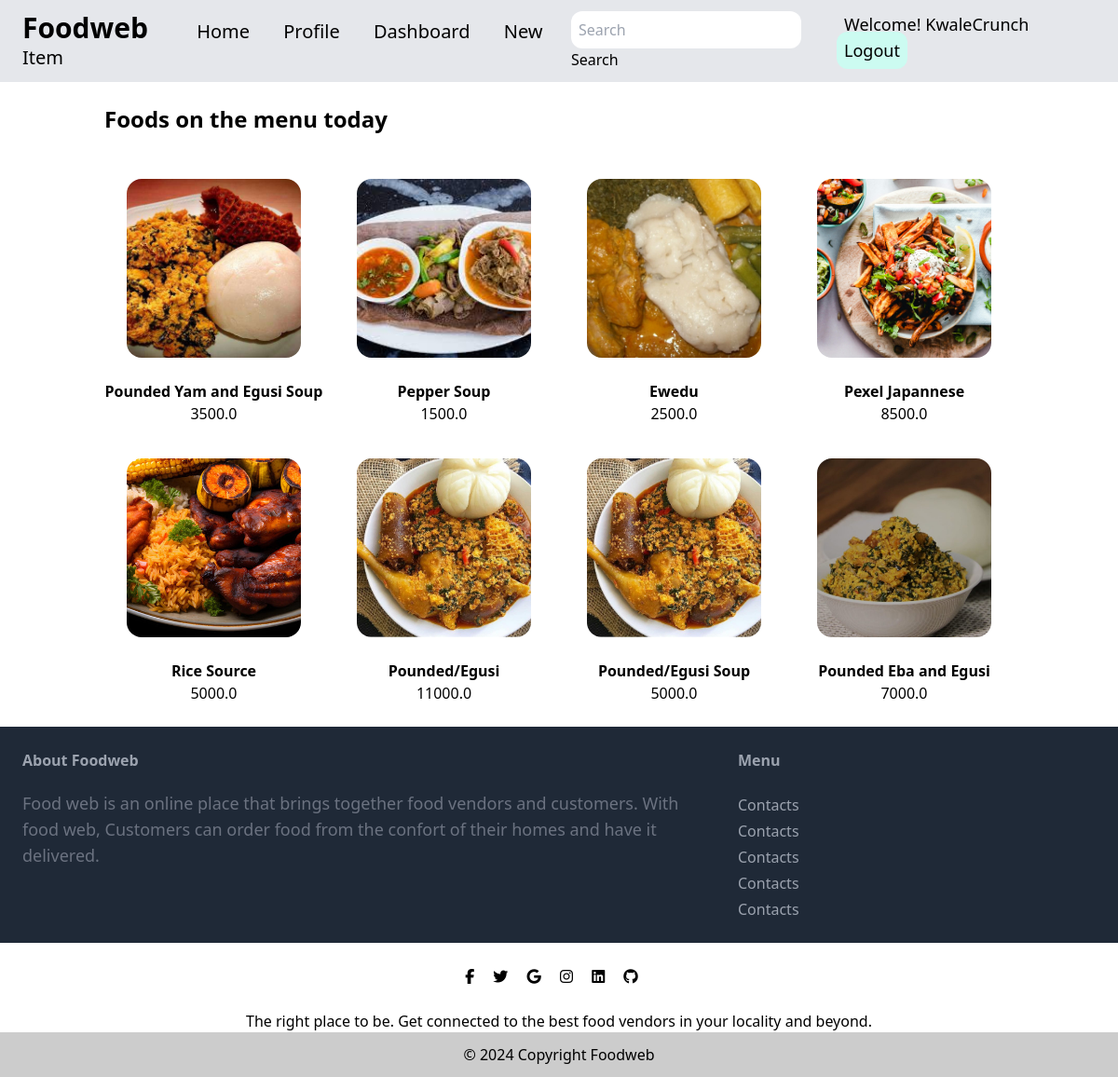
The page / (signed in) on the database its author committed.
### foods/models.py (models this page shows, shortened)
class Food(models.Model):
    category = models.ForeignKey(Category, related_name="foods", on_delete=models.CASCADE )
    name = models.CharField(max_length=50)
    description = models.TextField(blank=True, null=True)
    price = models.FloatField()
    image = models.ImageField(upload_to="food_images", blank=True, null=True)
    is_sold = models.BooleanField(default=False)
    created_by = models.ForeignKey(User, related_name="foods", on_delete=models.CASCADE)
    created_at = models.DateTimeField(auto_now_add=True)

### foods/views.py (the view)
# urls.py: path("", views.index, name='index'),
def index (request):
    foods = Food.objects.all()
    return render(request, 'home.html', {'foods': foods,})

### foods/templates/home.html
{% extends 'base.html' %}
{% block content %}
   <div class="container mx-auto p-6">
      <h2 class="text-2xl font-bold pb-6">Foods on the menu today</h2>
      <div class="grid grid-cols-4  gap-3  items-center">
         {% for food in foods %}
            {% include 'foodcard.html' %}
         {% endfor %}
     </div>
   </div>
{% endblock %}

### foods/templates/navbar.html
<nav class="px-6 py-3 flex justify-between bg-gray-200">
      <div class="" >
        <a class="text-3xl font-bold pr-8" href="#">Foodweb</a>
        <a class="text-xl font-medium px-4" aria-current="page" href="{% url 'food:index' %}">Home</a>
        <a class="text-xl font-medium px-4" href="#">Profile</a>
        <a class="text-xl font-medium px-4" href="#">Dashboard</a>
        <a class="text-xl font-medium px-4" href="{% url 'food:new_food' %}">New Item</a>
      </div>
      <form class="" role="search">
        <input class="rounded-xl p-2" type="search" placeholder="Search" aria-label="Search">
        <button class="" type="submit">Search</button>
      </form>
      <div class=" ">
        {% if user.is_authenticated %}
          <a class="p-2 text-lg font-medium  rounded-xl"> Welcome! {{ user.username }}</a>
          <a class="p-2 text-lg font-medium bg-teal-100 rounded-xl " href="{% url 'user:logout' %}">Logout</a>
        {% else %}
          <a class="p-2 text-lg font-medium bg-indigo-200 rounded-xl" href="{% url 'user:signup'%}">Sign Up</a>
          <a class="p-2 text-lg font-medium bg-indigo-200 rounded-xl" href="{% url 'user:login' %}">Login</a>
        {% endif %}
      </div>
    </nav>

### foods/templates/foodcard.html
<a href="{% url 'food:details' food.id %}" class="">
  <div class=" col-span-1 grid justify-items-center  ">
    {% if food.image.url %}
      <div class="m-6  justify-self-center ">
        <img src="{{ food.image.url }}" class="h-48 rounded-2xl w-full max-w-fit object-cover" alt="...">
      </div>
    {% endif %}
      <div class="">
        <h5 class="font-semibold text-center">{{ food.name }}</h5>
        <h4 class="font-medium text-center">{{ food.price }}</h6>
      </div>
  </div>
</a>

### static/src/styles.css (style rules this page uses)
html, :host { line-height: 1.5; -webkit-text-size-adjust: 100%; -moz-tab-size: 4; -o-tab-size: 4; tab-size: 4; font-family: ui-sans-serif, system-ui, sans-serif, "Apple Color Emoji", "Segoe UI Emoji", "Segoe UI Symbol", "Noto Color Emoji"; font-feature-settings: normal; font-variation-settings: normal; -webkit-tap-highlight-color: transparent; }
body { margin: 0; line-height: inherit; }
h1, h2, h3, h4, h5, h6 { font-size: inherit; font-weight: inherit; }
a { color: inherit; text-decoration: inherit; }
button, input, optgroup, select, textarea { font-family: inherit; font-feature-settings: inherit; font-variation-settings: inherit; font-size: 100%; font-weight: inherit; line-height: inherit; letter-spacing: inherit; color: inherit; margin: 0; padding: 0; }
button, select { text-transform: none; }
button, input:where([type='button']), input:where([type='reset']), input:where([type='submit']) { -webkit-appearance: button; background-color: transparent; background-image: none; }
[type='search'] { -webkit-appearance: textfield; outline-offset: -2px; }
blockquote, dl, dd, h1, h2, h3, h4, h5, h6, hr, figure, p, pre { margin: 0; }
input::placeholder, textarea::placeholder { opacity: 1; color: #9ca3af; }
button, [role="button"] { cursor: pointer; }
img, svg, video, canvas, audio, iframe, embed, object { display: block; vertical-align: middle; }
img, video { max-width: 100%; height: auto; }
.container { width: 100%; }
@media (min-width: 640px) { .container { max-width: 640px; } }
@media (min-width: 768px) { .container { max-width: 768px; } }
@media (min-width: 1024px) { .container { max-width: 1024px; } }
.col-span-1 { grid-column: span 1 / span 1; }
.m-6 { margin: 1.5rem; }
.mx-auto { margin-left: auto; margin-right: auto; }
.flex { display: flex; }
.grid { display: grid; }
.h-48 { height: 12rem; }
.w-full { width: 100%; }
.max-w-fit { max-width: -moz-fit-content; max-width: fit-content; }
.grid-cols-4 { grid-template-columns: repeat(4, minmax(0, 1fr)); }
.items-center { align-items: center; }
.justify-between { justify-content: space-between; }
.justify-items-center { justify-items: center; }
.gap-3 { gap: 0.75rem; }
.justify-self-center { justify-self: center; }
.rounded-2xl { border-radius: 1rem; }
.rounded-xl { border-radius: 0.75rem; }
.bg-gray-200 { --tw-bg-opacity: 1; background-color: rgb(229 231 235 / var(--tw-bg-opacity)); }
.bg-teal-100 { --tw-bg-opacity: 1; background-color: rgb(204 251 241 / var(--tw-bg-opacity)); }
.object-cover { -o-object-fit: cover; object-fit: cover; }
.p-2 { padding: 0.5rem; }
.p-6 { padding: 1.5rem; }
.px-4 { padding-left: 1rem; padding-right: 1rem; }
.px-6 { padding-left: 1.5rem; padding-right: 1.5rem; }
.py-3 { padding-top: 0.75rem; padding-bottom: 0.75rem; }
.pb-6 { padding-bottom: 1.5rem; }
.pr-8 { padding-right: 2rem; }
.text-center { text-align: center; }
.text-2xl { font-size: 1.5rem; line-height: 2rem; }
.text-3xl { font-size: 1.875rem; line-height: 2.25rem; }
.text-lg { font-size: 1.125rem; line-height: 1.75rem; }
.text-xl { font-size: 1.25rem; line-height: 1.75rem; }
.font-bold { font-weight: 700; }
.font-medium { font-weight: 500; }
.font-semibold { font-weight: 600; }

### rows shown on the page
Food: image (picture), name "Pounded Yam and Egusi Soup", price "3500.0"
Food: image (picture), name "Pepper Soup", price "1500.0"
Food: image (picture), name "Ewedu", price "2500.0"
Food: image (picture), name "Pexel Japannese", price "8500.0"
Food: image (picture), name "Rice Source", price "5000.0"
Food: image (picture), name "Pounded/Egusi", price "11000.0"
Food: image (picture), name "Pounded/Egusi Soup", price "5000.0"
Food: image (picture), name "Pounded Eba and Egusi", price "7000.0"

### other values the page prints
{{ user.username }} "KwaleCrunch"
